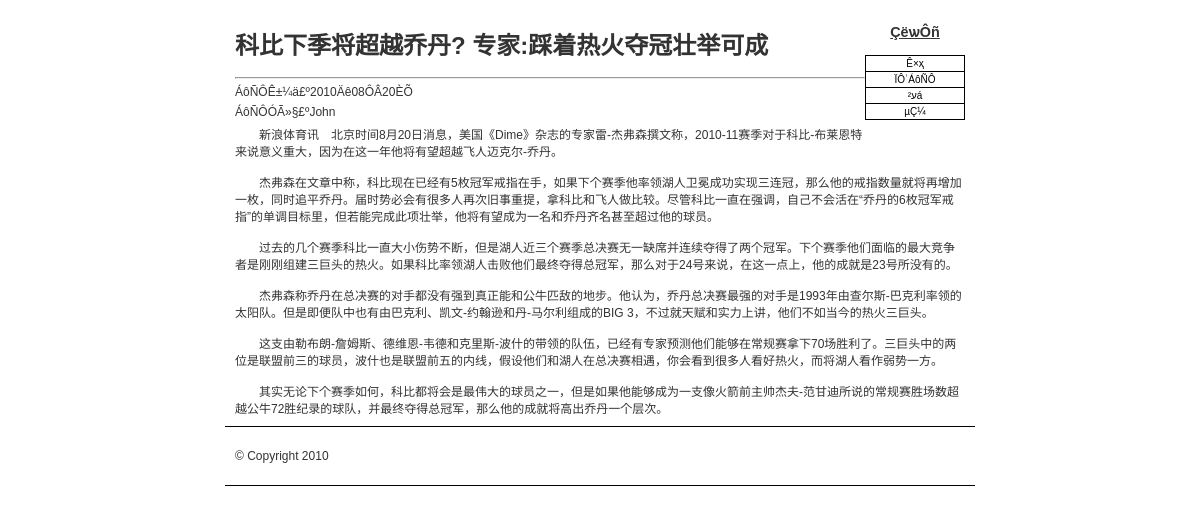
The app's page /message.php?id=5 with its own data.
### tables this page shows
CREATE TABLE `message` (
  `mes_id` int(10) NOT NULL auto_increment COMMENT '留言编号',
  `user_id` int(10) NOT NULL COMMENT '用户编号',
  `title` varchar(500) NOT NULL COMMENT '主题',
  `content` mediumtext NOT NULL COMMENT '内容',
  `write_date` datetime NOT NULL COMMENT '留言时间',
  PRIMARY KEY  (`mes_id`)
);

CREATE TABLE `users` (
  `user_id` mediumint(8) unsigned NOT NULL auto_increment,
  `name` varchar(20) NOT NULL,
  `password` char(40) NOT NULL,
  `email` varchar(50) NOT NULL,
  `registration_date` datetime NOT NULL,
  PRIMARY KEY  (`user_id`)
);

### message.php (the view, shortened to what this page needs)
<?php
if ( (isset($_GET['id'])) && (is_numeric($_GET['id'])) ) {
	$id = $_GET['id'];
} elseif ( (isset($_POST['id'])) && (is_numeric($_POST['id'])) ) {
	$id = $_POST['id'];
} else {
	echo '<h1 id="mainhead">Ò³Ãæ´íÎó</h1>
	<p class="error">Ò³Ãæ·¢Éú´íÎó¡£</p><p><br /><br /></p>';
	include ('./includes/footer.html');
	exit();
}
$sql = "SELECT user_id,title,content, DATE_FORMAT(write_date, '%YÄê%mÔÂ%dÈÕ') AS dr FROM message WHERE mes_id=$id";
$result = @mysql_query ($sql);
$num = mysql_num_rows($result);
if ($num > 0) {
	while ($row = mysql_fetch_array($result, MYSQL_ASSOC)) {
		echo "<h1 id=\"mainhead\">{$row['title']}</h1><hr />";
		echo "<p>ÁôÑÔÊ±¼ä£º{$row['dr']}</p>";
		$sql2 = "SELECT name FROM users WHERE user_id={$row['user_id']}";
		$result2 = @mysql_query ($sql2);
		$num2 = @mysql_num_rows($result2);
		if ($num2 > 0) {
			while ($row2 = mysql_fetch_array($result2, MYSQL_ASSOC)) {
				echo "<p>ÁôÑÔÓÃ»§£º{$row2['name']}</p>";
			}
		}else{
			echo '<p>ÁôÑÔÓÃ»§£ºÎ´Öª</p>';
		}
		echo $row['content'];
	}
} else {
	echo '<p class="error">Ò³Ãæ´íÎó£¬Çë·µ»ØÖØÊÔ¡£</p>';
}
?>

### includes/layout.css (style rules this page uses)
body { font: 12px Tahoma, Verdana, sans-serif; color: #333333; background: #FFF; margin: 0; padding: 0; }
a:link,a:visited,a:active { color: #006699; text-decoration: underline; }
#wrapper { margin: 0 auto; width: 800px; }
#content { margin: 0 25px 0 25px; padding: 10px; }
#content p { margin: 0 130px 6px 0; text-align: justify; }
#nav { position: static; float: right; width: 100px; }
#nav ul { margin: 15px 0 15px 0; padding: 0; list-style: none; border: 0; }
#nav li { text-align: center; border-bottom: 1px solid #000; width: 100px; margin: 0; padding: 0; font: 10px/15px Tahoma, Verdana, sans-serif; color: #000; background: #FFF; }
.navtop { border-top: 1px solid #000; }
#nav li a { display: block; font-weight: normal; padding: 0; border-left: 1px solid #000; border-right: 1px solid #000; background: #FFF; color: #000; text-decoration: none; width: 100px; voice-family: "\" }
#nav h3 { font-size: 120%; text-decoration: underline; background-image: none; text-align: center; padding: 0; }
#footer { border-bottom: 1px solid #000; border-top: 1px solid #000; margin: 0 25px 0 25px; padding: 10px; }

### records on screen
message: title "科比下季将超越乔丹? 专家:踩着热火夺冠壮举可成", dr "2010Äê08ÔÂ20ÈÕ", content "新浪体育讯 北京时间8月20日消息，美国《Dime》杂志的专家雷-杰弗森撰文称，2010-11赛季对于科比-布莱恩特来说意义重大，因为在这一年他将有望超越飞人迈克尔-乔丹。 杰弗森在文章中称，科比现在已经有5枚冠军戒指在手，如果下个赛季他率领湖人卫冕成功实现三连冠，那么他的戒指数量就将再增加一枚，同时追平乔丹。届时势必会有很多人再次旧事重提，拿科比和飞人做比较。尽管科比一直在强调，自己不会活在“乔丹的6枚冠军戒指”的单调目标里，但若能完成此项壮举，他将有望成为一名和乔丹齐名甚至超过他的球员。 过去的几个赛季科比一直大小伤势不断，但是湖人近三个赛季总决赛无一缺席并连续夺得了两个冠军。下个赛季他们面临的最大竞争者是刚刚组建三巨头的热火。如果科比率领湖人击败他们最终夺得总冠军，那么对于24号来说，在这一点上，他的成就是23号所没有的。 杰弗森称乔丹在总决赛的对手都没有强到真正能和公牛匹敌的地步。他认为，乔丹总决赛最强的对手是1993年由查尔斯-巴克利率领的太阳队。但是即便队中也有由巴克利、凯文-约翰逊和丹-马尔利组成的BIG 3，不过就天赋和实力上讲，他们不如当今的热火三巨头。 这支由勒布朗-詹姆斯、德维恩-韦德和克里斯-波什的带领的队伍，已经有专家预测他们能够在常规赛拿下70场胜利了。三巨头中的两位是联盟前三的球员，波什也是联盟前五的内线，假设他们和湖人在总决赛相遇，你会看到很多人看好热火，而将湖人看作弱势一方。…"
users: name "John"
